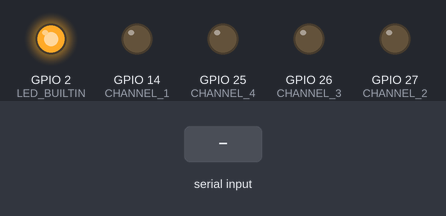
A sketch run on a simulated ESP32. Shown: output pins drawn as LEDs (lit = HIGH). The inputs (shaded band) are chosen by the test bench. EEPROM starts erased; nothing arrives over Bluetooth unless stated.

Above: at 1.2 s.
1.3 s: "ARM_1\n" received over the second serial link
At 2.0 s:
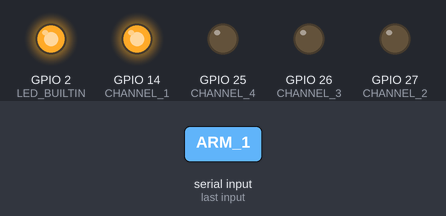
2.8 s: "ARM_2\n" received over the second serial link
At 3.1 s:
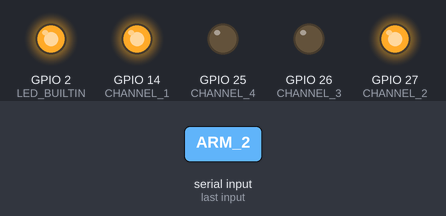
4.3 s: "ARM_3\n" received over the second serial link
At 5.5 s:
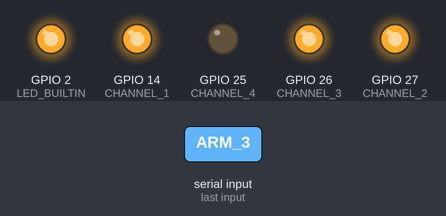
5.8 s: "ARM_4\n" received over the second serial link
At 6.6 s:
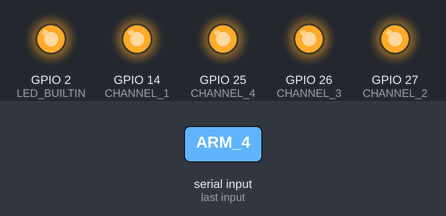
7.3 s: "DISARM_1\n" received over the second serial link
At 7.8 s:
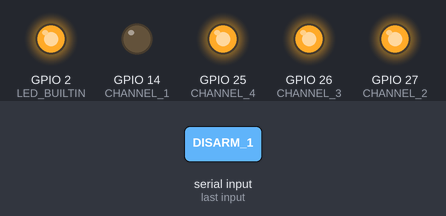
8.8 s: "DISARM_2\n" received over the second serial link
At 10.1 s:
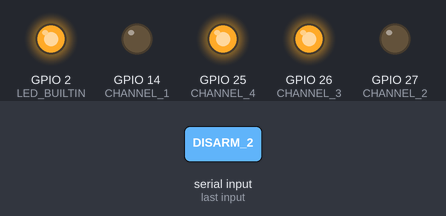
Timing chart, 0 to 11.3 s (numbered marks = the images above; inputs shaded):
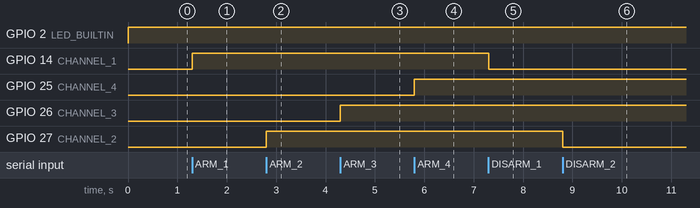

The sketch:

single_board_bluetooth_classic.ino
```cpp
#include "BluetoothSerial.h"
#include "Preferences.h"

#define CHANNEL_1 14
#define CHANNEL_2 27
#define CHANNEL_3 26
#define CHANNEL_4 25
#define LED_BUILTIN 2

#define CHANNEL_KEY(ch) ((ch) == CHANNEL_1 ? "ch1" : (ch) == CHANNEL_2 ? "ch2" : (ch) == CHANNEL_3 ? "ch3" : (ch) == CHANNEL_4 ? "ch4" : "")

BluetoothSerial SerialBT;
Preferences prefs;

void set_channel(uint8_t channel, uint8_t state) {
  prefs.putUChar(CHANNEL_KEY(channel), state);
  digitalWrite(channel, state);
}

void init_channels() {
  uint8_t channel_1_state = prefs.getUChar(CHANNEL_KEY(CHANNEL_1), LOW);
  uint8_t channel_2_state = prefs.getUChar(CHANNEL_KEY(CHANNEL_2), LOW);
  uint8_t channel_3_state = prefs.getUChar(CHANNEL_KEY(CHANNEL_3), LOW);
  uint8_t channel_4_state = prefs.getUChar(CHANNEL_KEY(CHANNEL_4), LOW);

  pinMode(CHANNEL_1, OUTPUT);
  pinMode(CHANNEL_2, OUTPUT);
  pinMode(CHANNEL_3, OUTPUT);
  pinMode(CHANNEL_4, OUTPUT);

  digitalWrite(CHANNEL_1, channel_1_state);
  digitalWrite(CHANNEL_2, channel_2_state);
  digitalWrite(CHANNEL_3, channel_3_state);
  digitalWrite(CHANNEL_4, channel_4_state);
}

void setup() {
  prefs.begin("arming-states");

  init_channels();
  pinMode(LED_BUILTIN, OUTPUT);

  SerialBT.begin("RRPL Booster");
}

void loop() {
  if (SerialBT.hasClient()) {
    digitalWrite(LED_BUILTIN, HIGH);

    if (SerialBT.available()) {
      String command = SerialBT.readStringUntil('\n');
      command.trim();

      if (command == "ARM_1") {
        set_channel(CHANNEL_1, HIGH);
        SerialBT.println("ARMED_1");
      } else if (command == "ARM_2") {
        set_channel(CHANNEL_2, HIGH);
        SerialBT.println("ARMED_2");
      } else if (command == "ARM_3") {
        set_channel(CHANNEL_3, HIGH);
        SerialBT.println("ARMED_3");
      } else if (command == "ARM_4") {
        set_channel(CHANNEL_4, HIGH);
        SerialBT.println("ARMED_4");
      } else if (command == "DISARM_1") {
        set_channel(CHANNEL_1, LOW);
        SerialBT.println("DISARMED_1");
      } else if (command == "DISARM_2") {
        set_channel(CHANNEL_2, LOW);
        SerialBT.println("DISARMED_2");
      } else if (command == "DISARM_3") {
        set_channel(CHANNEL_3, LOW);
        SerialBT.println("DISARMED_3");
      } else if (command == "DISARM_4") {
        set_channel(CHANNEL_4, LOW);
        SerialBT.println("DISARMED_4");
      } else {
        SerialBT.println("UNKNOWN_COMMAND");
      }
    }
  } else {
    digitalWrite(LED_BUILTIN, LOW);
  }
}
```

Measured:
- after the input at 1.3 s, GPIO 14 (CHANNEL_1): LOW → HIGH at once
- after the input at 2.8 s, GPIO 27 (CHANNEL_2): LOW → HIGH at once
- after the input at 4.3 s, GPIO 26 (CHANNEL_3): LOW → HIGH at once
- after the input at 5.8 s, GPIO 25 (CHANNEL_4): LOW → HIGH at once
- after the input at 7.3 s, GPIO 14 (CHANNEL_1): HIGH → LOW at once
- after the input at 8.8 s, GPIO 27 (CHANNEL_2): HIGH → LOW at once
